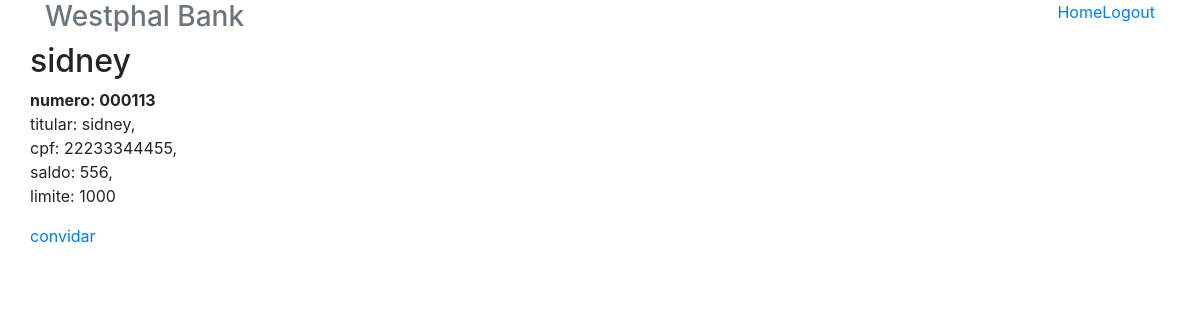
/contas/3, run on the app's committed database.
### contas/models.py (models this page shows, shortened)
class Conta(models.Model):
    numero = models.CharField(max_length=255, null=False)
    titular = models.CharField(max_length=255, null=False)
    cpf = models.CharField(max_length=11, null=False)
    saldo = models.DecimalField(max_digits=10000, decimal_places=0, null=False)
    limite = models.DecimalField(max_digits=10000, decimal_places=0, null=False)

### contas/views.py (the view)
# urls.py: url(r'^contas/(?P<conta_id>\d+)$', views.exibir, name='exibir'),
def exibir(request, conta_id):
    conta = Conta.objects.get(id=conta_id)
    return render(request, 'conta.html', {"conta" : conta})

### contas/templates/conta.html
{% extends "base.html" %}
{% block body %}
<div class="row">
  <div class="col-lg-12">
    <h2 style=" margin-top: 0">{{conta.titular}}</h2>
    <address class="">
      <strong>numero: {{conta.numero}}</strong><br>
      titular: {{conta.titular}},<br>
      cpf: {{conta.cpf}},<br>
      saldo: {{conta.saldo}},<br>
      limite: {{conta.limite}}<br>
    </address>
    <a href="{% url 'convidar' conta.id %}">convidar</a>
  </div>
</div>
{% endblock %}

### data on the page
Conta: titular "sidney", numero "000113", cpf "22233344455", saldo "556", limite "1000"
